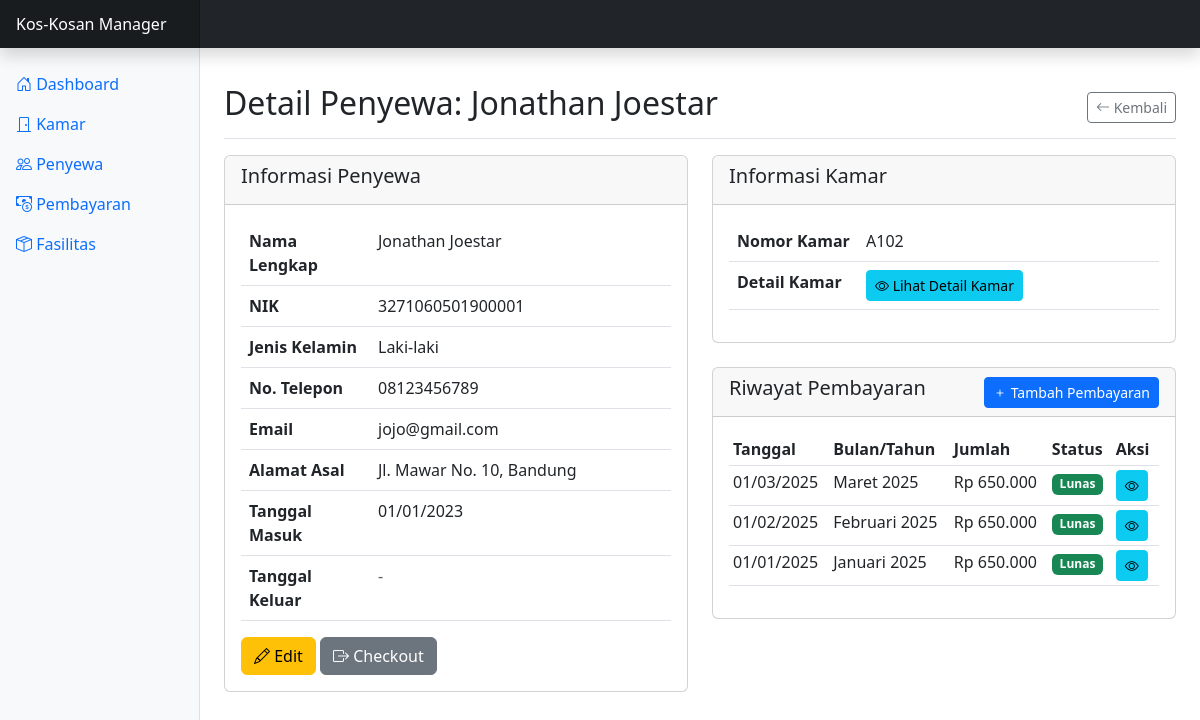
The page /penyewa.php?action=view&id=1 on the database its author committed.
### tables this page shows
CREATE TABLE penyewa (
    id_penyewa INT AUTO_INCREMENT PRIMARY KEY,
    id_kamar INT NULL,
    nama_lengkap VARCHAR(100) NOT NULL,
    nik VARCHAR(20) NOT NULL,
    jenis_kelamin ENUM('L', 'P') NOT NULL,
    no_telepon VARCHAR(15) NOT NULL,
    email VARCHAR(100),
    alamat_asal TEXT NOT NULL,
    tanggal_masuk DATE NOT NULL,
    tanggal_keluar DATE,
    created_at TIMESTAMP DEFAULT CURRENT_TIMESTAMP,
    updated_at TIMESTAMP DEFAULT CURRENT_TIMESTAMP ON UPDATE CURRENT_TIMESTAMP,
    FOREIGN KEY (id_kamar) REFERENCES kamar(id_kamar) ON DELETE SET NULL
);

CREATE TABLE kamar (
    id_kamar INT AUTO_INCREMENT PRIMARY KEY,
    nomor_kamar VARCHAR(10) NOT NULL,
    lantai INT NOT NULL,
    ukuran VARCHAR(20) NOT NULL,
    harga_sewa DECIMAL(10, 2) NOT NULL,
    status ENUM('kosong', 'terisi') NOT NULL DEFAULT 'kosong',
    deskripsi TEXT,
    created_at TIMESTAMP DEFAULT CURRENT_TIMESTAMP,
    updated_at TIMESTAMP DEFAULT CURRENT_TIMESTAMP ON UPDATE CURRENT_TIMESTAMP
);

CREATE TABLE pembayaran (
    id_pembayaran INT AUTO_INCREMENT PRIMARY KEY,
    id_penyewa INT NOT NULL,
    tanggal_bayar DATE NOT NULL,
    jumlah_bayar DECIMAL(10, 2) NOT NULL,
    bulan_sewa VARCHAR(20) NOT NULL,
    tahun_sewa YEAR NOT NULL,
    metode_pembayaran VARCHAR(50) NOT NULL,
    status_pembayaran ENUM('pending', 'lunas', 'gagal') NOT NULL DEFAULT 'pending',
    keterangan TEXT,
    created_at TIMESTAMP DEFAULT CURRENT_TIMESTAMP,
    updated_at TIMESTAMP DEFAULT CURRENT_TIMESTAMP ON UPDATE CURRENT_TIMESTAMP,
    FOREIGN KEY (id_penyewa) REFERENCES penyewa(id_penyewa) ON DELETE CASCADE
);

### class/Penyewa.php (called while the page is built, shortened)
<?php
class Penyewa {
    private $conn;
    private $table_name = "penyewa";
    public $id_penyewa;
    public function __construct($db) {
        $this->conn = $db;
    }
    public function getOne() {
        $query = "SELECT p.*, k.nomor_kamar
                  FROM " . $this->table_name . " p
                  LEFT JOIN kamar k ON p.id_kamar = k.id_kamar
                  WHERE p.id_penyewa = :id";
        $stmt = $this->conn->prepare($query);
        $this->id_penyewa = htmlspecialchars(strip_tags($this->id_penyewa));
        $stmt->bindParam(":id", $this->id_penyewa);
        $stmt->execute();
        $row = $stmt->fetch(PDO::FETCH_ASSOC);
        if($row) {
            $this->id_kamar = $row['id_kamar'];
            $this->nama_lengkap = $row['nama_lengkap'];
            $this->nik = $row['nik'];
            $this->jenis_kelamin = $row['jenis_kelamin'];
            $this->no_telepon = $row['no_telepon'];
            $this->email = $row['email'];
            $this->alamat_asal = $row['alamat_asal'];
            $this->tanggal_masuk = $row['tanggal_masuk'];
            $this->tanggal_keluar = $row['tanggal_keluar'];
            $this->nomor_kamar = $row['nomor_kamar'];
            return true;
        }
        return false;
    }
}
?>

### class/Pembayaran.php (called while the page is built, shortened)
<?php
class Pembayaran {
    private $conn;
    private $table_name = "pembayaran";
    public function __construct($db) {
        $this->conn = $db;
    }
    public function getByPenyewa($id_penyewa) {
        $query = "SELECT p.*, py.nama_lengkap
                  FROM " . $this->table_name . " p
                  INNER JOIN penyewa py ON p.id_penyewa = py.id_penyewa
                  WHERE p.id_penyewa = :id_penyewa
                  ORDER BY p.tanggal_bayar DESC";
        $stmt = $this->conn->prepare($query);
        $id_penyewa = htmlspecialchars(strip_tags($id_penyewa));
        $stmt->bindParam(":id_penyewa", $id_penyewa);
        $stmt->execute();
        return $stmt;
    }
}
?>

### view/penyewa/detail.php (the view)
<div class="d-flex justify-content-between flex-wrap flex-md-nowrap align-items-center pt-3 pb-2 mb-3 border-bottom">
    <h1 class="h2">Detail Penyewa: <?php echo $penyewa->nama_lengkap; ?></h1>
    <div class="btn-toolbar mb-2 mb-md-0">
        <a href="penyewa.php" class="btn btn-sm btn-outline-secondary">
            <i class="bi bi-arrow-left"></i> Kembali
        </a>
    </div>
</div>
<div class="row">
    <div class="col-md-6">
        <div class="card mb-4">
            <div class="card-header">
                <h5>Informasi Penyewa</h5>
            </div>
            <div class="card-body">
                <table class="table">
                    <tr>
                        <th width="30%">Nama Lengkap</th>
                        <td><?php echo $penyewa->nama_lengkap; ?></td>
                    </tr>
                    <tr>
                        <th>NIK</th>
                        <td><?php echo $penyewa->nik; ?></td>
                    </tr>
                    <tr>
                        <th>Jenis Kelamin</th>
                        <td><?php echo ($penyewa->jenis_kelamin == 'L' ? 'Laki-laki' : 'Perempuan'); ?></td>
                    </tr>
                    <tr>
                        <th>No. Telepon</th>
                        <td><?php echo $penyewa->no_telepon; ?></td>
                    </tr>
                    <tr>
                        <th>Email</th>
                        <td><?php echo $penyewa->email ? $penyewa->email : '<span class="text-muted">-</span>'; ?></td>
                    </tr>
                    <tr>
                        <th>Alamat Asal</th>
                        <td><?php echo $penyewa->alamat_asal; ?></td>
                    </tr>
                    <tr>
                        <th>Tanggal Masuk</th>
                        <td><?php echo date('d/m/Y', strtotime($penyewa->tanggal_masuk)); ?></td>
                    </tr>
                    <tr>
                        <th>Tanggal Keluar</th>
                        <td>
                            <?php
                            if($penyewa->tanggal_keluar) {
                                echo date('d/m/Y', strtotime($penyewa->tanggal_keluar));
                            } else {
                                echo '<span class="text-muted">-</span>';
                            }
                            ?>
                        </td>
                    </tr>
                </table>
                <div class="mt-3">
                    <a href="penyewa.php?action=edit&id=<?php echo $penyewa->id_penyewa; ?>" class="btn btn-warning">
                        <i class="bi bi-pencil"></i> Edit
                    </a>
                    <?php if($penyewa->id_kamar): ?>
                    <a href="penyewa.php?action=checkout&id=<?php echo $penyewa->id_penyewa; ?>" class="btn btn-secondary" onclick="return confirm('Apakah Anda yakin ingin checkout penyewa ini?')">
                        <i class="bi bi-box-arrow-right"></i> Checkout
                    </a>
                    <?php endif; ?>
                </div>
            </div>
        </div>
    </div>
    <div class="col-md-6">
        <div class="card mb-4">
            <div class="card-header">
                <h5>Informasi Kamar</h5>
            </div>
            <div class="card-body">
                <?php if($penyewa->id_kamar): ?>
                    <table class="table">
                        <tr>
                            <th width="30%">Nomor Kamar</th>
                            <td><?php echo $penyewa->nomor_kamar; ?></td>
                        </tr>
                        <tr>
                            <th>Detail Kamar</th>
                            <td>
                                <a href="kamar.php?action=view&id=<?php echo $penyewa->id_kamar; ?>" class="btn btn-sm btn-info">
                                    <i class="bi bi-eye"></i> Lihat Detail Kamar
                                </a>
                            </td>
                        </tr>
                    </table>
                <?php else: ?>
                    <p class="text-muted">Penyewa belum menempati kamar.</p>
                <?php endif; ?>
            </div>
        </div>
        <div class="card">
            <div class="card-header d-flex justify-content-between align-items-center">
                <h5>Riwayat Pembayaran</h5>
                <a href="pembayaran.php?action=add&id_penyewa=<?php echo $penyewa->id_penyewa; ?>" class="btn btn-sm btn-primary">
                    <i class="bi bi-plus"></i> Tambah Pembayaran
                </a>
            </div>
            <div class="card-body">
                <?php
                $stmt_pembayaran = $pembayaran->getByPenyewa($penyewa->id_penyewa);
                if($stmt_pembayaran->rowCount() > 0) {
                    echo "<div class='table-responsive'>";
                    echo "<table class='table table-sm'>";
                    echo "<thead>";
                    echo "<tr>";
                    echo "<th>Tanggal</th>";
                    echo "<th>Bulan/Tahun</th>";
                    echo "<th>Jumlah</th>";
                    echo "<th>Status</th>";
                    echo "<th>Aksi</th>";
                    echo "</tr>";
                    echo "</thead>";
                    echo "<tbody>";
                    while($row_pembayaran = $stmt_pembayaran->fetch(PDO::FETCH_ASSOC)) {
                        echo "<tr>";
                        echo "<td>" . date('d/m/Y', strtotime($row_pembayaran['tanggal_bayar'])) . "</td>";
                        echo "<td>" . $row_pembayaran['bulan_sewa'] . " " . $row_pembayaran['tahun_sewa'] . "</td>";
                        echo "<td>Rp " . number_format($row_pembayaran['jumlah_bayar'], 0, ',', '.') . "</td>";
                        if($row_pembayaran['status_pembayaran'] == 'lunas') {
                            echo "<td><span class='badge bg-success'>Lunas</span></td>";
                        } elseif($row_pembayaran['status_pembayaran'] == 'pending') {
                            echo "<td><span class='badge bg-warning'>Pending</span></td>";
                        } else {
                            echo "<td><span class='badge bg-danger'>Gagal</span></td>";
                        }
                        echo "<td>";
                        echo "<a href='pembayaran.php?action=view&id=" . $row_pembayaran['id_pembayaran'] . "' class='btn btn-sm btn-info me-1'><i class='bi bi-eye'></i></a>";
                        echo "</td>";
                        echo "</tr>";
                    }
                    echo "</tbody>";
                    echo "</table>";
                    echo "</div>";
                } else {
                    echo "<p class='text-muted'>Belum ada riwayat pembayaran.</p>";
                }
                ?>
            </div>
        </div>
    </div>
</div>

### rows shown on the page
penyewa: nama_lengkap "Jonathan Joestar", nik "3271060501900001", no_telepon "08123456789", email "jojo@gmail.com", alamat_asal "Jl. Mawar No. 10, Bandung", tanggal_masuk "01/01/2023", id_kamar.nomor_kamar "A102"
pembayaran: tanggal_bayar "01/03/2025", bulan_sewa "Maret", tahun_sewa "2025", jumlah_bayar "650.000", status_pembayaran "Lunas"
pembayaran: tanggal_bayar "01/02/2025", bulan_sewa "Februari", tahun_sewa "2025", jumlah_bayar "650.000", status_pembayaran "Lunas"
pembayaran: tanggal_bayar "01/01/2025", bulan_sewa "Januari", tahun_sewa "2025", jumlah_bayar "650.000", status_pembayaran "Lunas"
